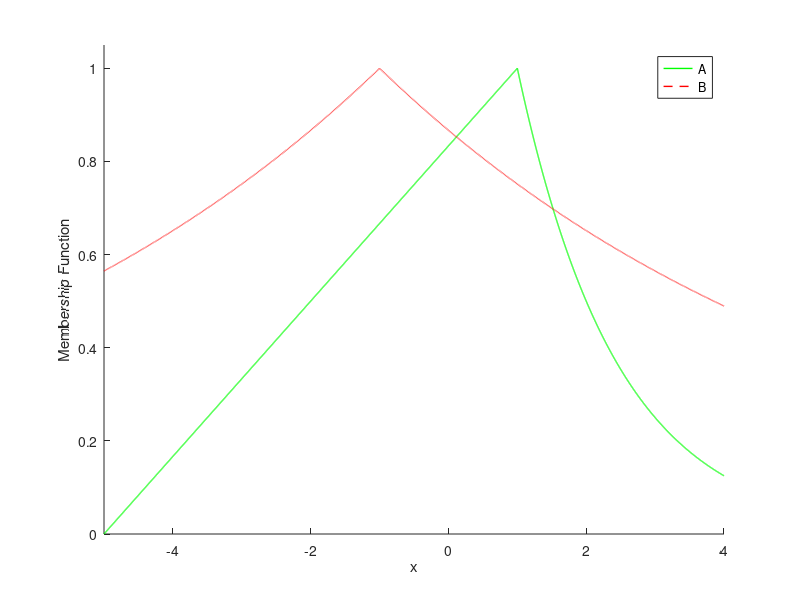
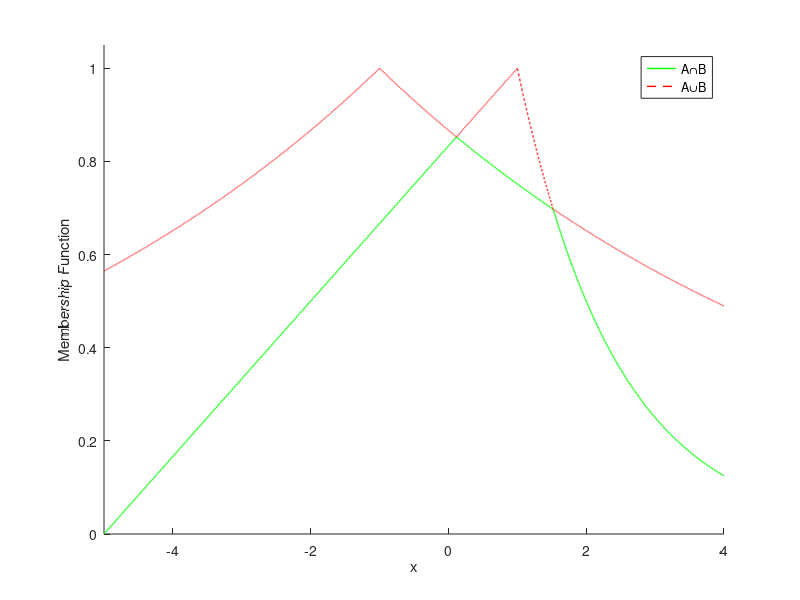
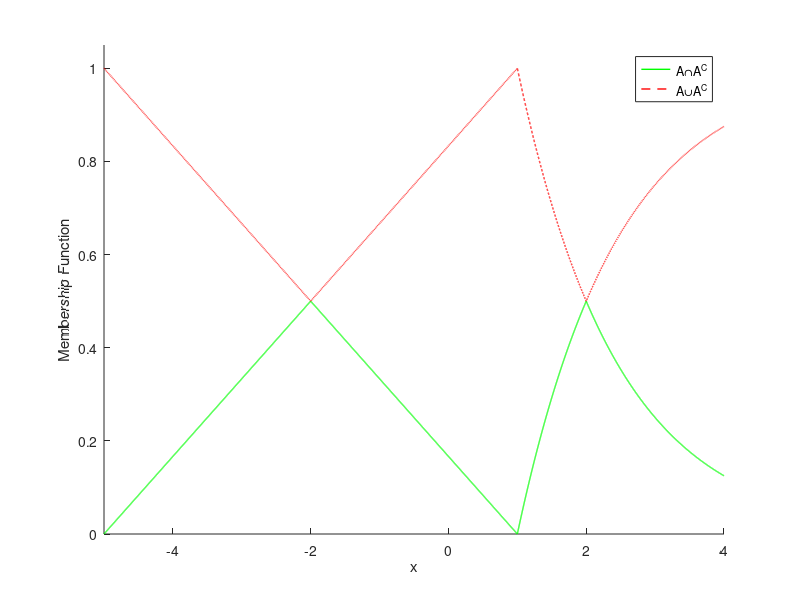
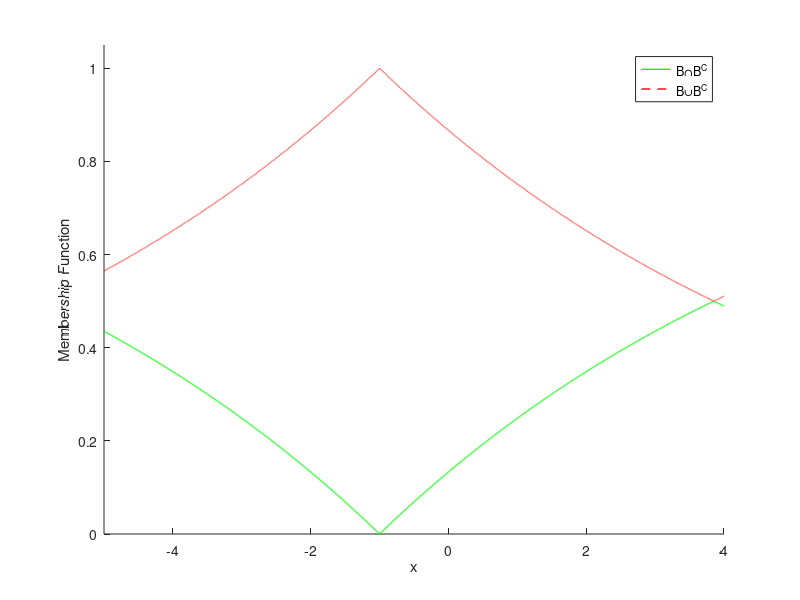

Write MATLAB code to recreate these figures, in order.
clc; clear all; close all;
tic;
x = -5:0.001:4;
A = ((x + 5) / 6) .* (x >= -5 & x <= 1) + (2.^(-x + 1)) .* (1 < x & x <= 4);
B = exp(-abs(x + 1) / 7);
AandB = min(A, B);
AorB = max(A, B);
AC = 1 - A;
BC = 1 - B;
AandAC = min(A, AC);
AorAC = max(A, AC);
BandBC = min(B, BC);
BorBC = max(B, BC);

figure 1;
plot(x, A, '-g', 'LineWidth', 1);
hold on;
plot(x, B, '--r', 'LineWidth', 1);
box off;
xlabel('x');
ylabel('Membership Function');
axis([min(x), max(x), 0, 1.05]);
legend('A', 'B', 'location', 'best');

figure 2;
plot(x, AandB, '-g', 'LineWidth', 1);
hold on;
plot(x, AorB, '--r', 'LineWidth', 1);
box off;
xlabel('x');
ylabel('Membership Function');
axis([min(x), max(x), 0, 1.05]);
legend('A\capB', 'A\cupB', 'location', 'best');

figure 3;
plot(x, AandAC, '-g', 'LineWidth', 1);
hold on;
plot(x, AorAC, '--r', 'LineWidth', 1);
box off;
xlabel('x');
ylabel('Membership Function');
axis([min(x), max(x), 0, 1.05]);
legend('A\capA^C', 'A\cupA^C', 'location', 'best');

figure 4;
plot(x, BandBC, '-g', 'LineWidth', 1);
hold on;
plot(x, BorBC, '--r', 'LineWidth', 1);
box off;
xlabel('x');
ylabel('Membership Function');
axis([min(x), max(x), 0, 1.05]);
legend('B\capB^C', 'B\cupB^C', 'location', 'best');
toc;
